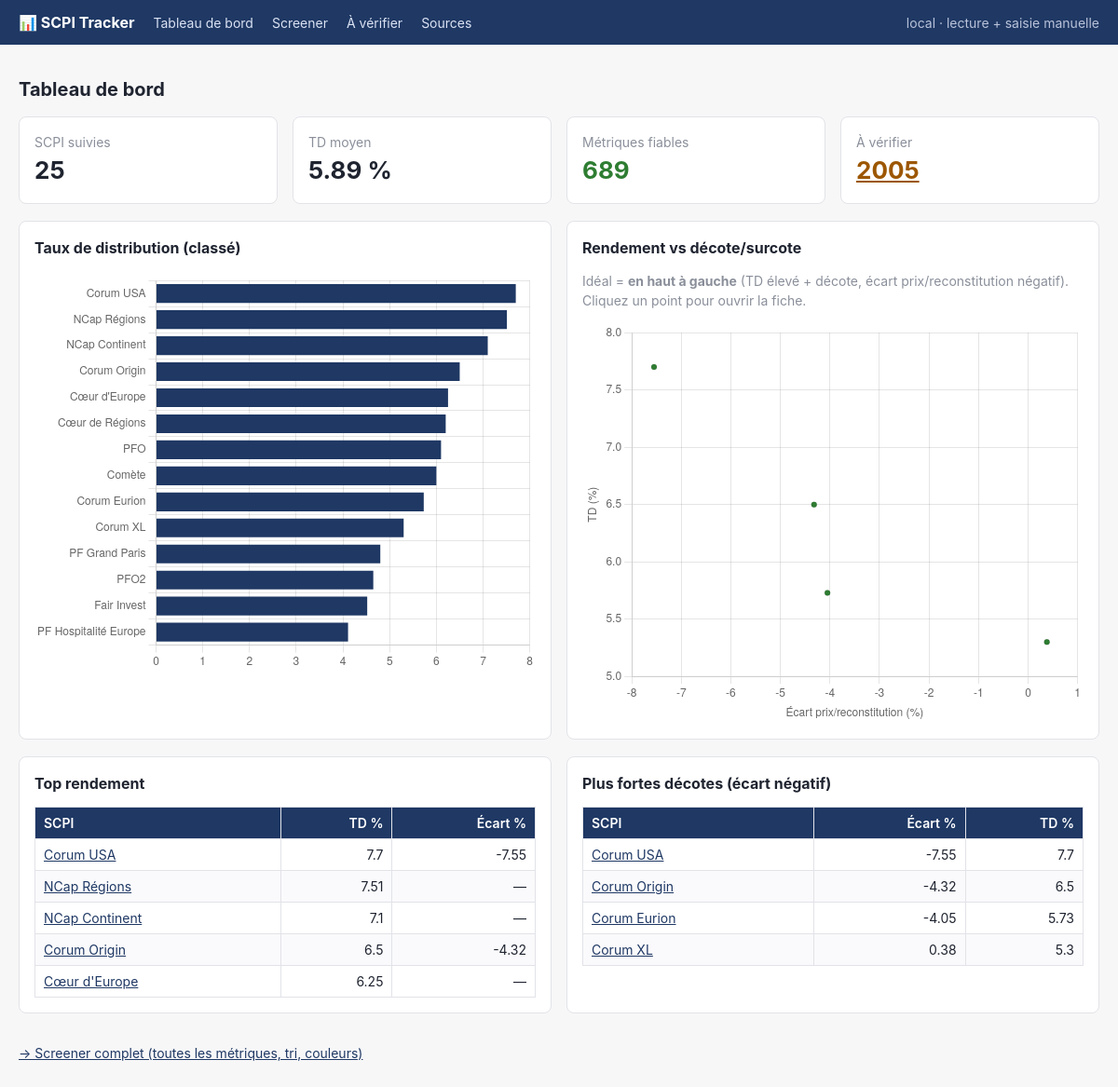
The page / on the database its author committed.
### tables this page shows
CREATE TABLE scpi (
    scpi_id    TEXT PRIMARY KEY,
    nom        TEXT NOT NULL,
    sdg_key    TEXT NOT NULL,
    sdg_nom    TEXT NOT NULL,
    domaine    TEXT
);

CREATE TABLE metrics (
    id           INTEGER PRIMARY KEY AUTOINCREMENT,
    scpi_id      TEXT NOT NULL,
    metric_key   TEXT NOT NULL,
    value_num    REAL,
    value_text   TEXT,
    unit         TEXT,
    period       TEXT,
    source_url   TEXT NOT NULL,
    published_at TEXT,          -- date de la donnée (ISO), pas de la collecte
    collected_at TEXT NOT NULL, -- horodatage de collecte (ISO)
    confidence   TEXT NOT NULL,
    status       TEXT NOT NULL,
    raw          TEXT,
    note         TEXT
);

### scpi/web/app.py (the view)
@app.get("/", response_class=HTMLResponse)
def dashboard(request: Request, store: Store = Depends(get_store)) -> Any:
    rows = dataview.screener_rows(store)
    n_scpi = len(rows)
    tds = [r["ind"]["td"] for r in rows if r["ind"]["td"] is not None]
    n_ok = store.conn.execute("SELECT COUNT(*) c FROM metrics WHERE status='OK'").fetchone()["c"]
    n_av = store.conn.execute(
        "SELECT COUNT(*) c FROM metrics WHERE status='A_VERIFIER'").fetchone()["c"]
    kpis = {
        "n_scpi": n_scpi,
        "td_moyen": round(sum(tds) / len(tds), 2) if tds else None,
        "n_ok": n_ok, "n_av": n_av,
    }
    chart_data = [
        {"nom": r["scpi"]["nom"], "scpi_id": r["scpi"]["scpi_id"],
         "td": r["ind"]["td"], "ecart": r["ind"]["ecart"], "tof": r["ind"]["tof"],
         "capi": r["ind"]["capi"]}
        for r in rows
    ]
    top_td = sorted([r for r in rows if r["ind"]["td"] is not None],
                    key=lambda r: r["ind"]["td"], reverse=True)[:5]
    top_decote = sorted([r for r in rows if r["ind"]["ecart"] is not None],
                        key=lambda r: r["ind"]["ecart"])[:5]
    return _TEMPLATES.TemplateResponse(request, "dashboard.html", {
        "rows": rows, "kpis": kpis, "cols": SCREENER,
        "chart_data": chart_data, "top_td": top_td, "top_decote": top_decote,
    })

### scpi/web/templates/dashboard.html (shortened to what this page needs)
{% extends "base.html" %}
{% block content %}
<h1>Tableau de bord</h1>
<div class="grid" style="grid-template-columns:repeat(auto-fit,minmax(160px,1fr))">
  <div class="card"><div class="muted">SCPI suivies</div><div style="font-size:26px;font-weight:700">{{ kpis.n_scpi }}</div></div>
  <div class="card"><div class="muted">TD moyen</div><div style="font-size:26px;font-weight:700">{{ kpis.td_moyen if kpis.td_moyen is not none else '—' }} %</div></div>
  <div class="card"><div class="muted">Métriques fiables</div><div style="font-size:26px;font-weight:700;color:#2e7d32">{{ kpis.n_ok }}</div></div>
  <div class="card"><div class="muted">À vérifier</div><div style="font-size:26px;font-weight:700;color:#9c5700"><a href="/a-verifier" style="color:inherit">{{ kpis.n_av }}</a></div></div>
</div>
<div class="grid">
  <div class="card">
    <h2>Taux de distribution (classé)</h2>
    <canvas id="bar" height="240"></canvas>
  </div>
  <div class="card">
    <h2>Rendement vs décote/surcote</h2>
    <p class="muted" style="margin-top:0">Idéal = <strong>en haut à gauche</strong> (TD élevé + décote,
    écart prix/reconstitution négatif). Cliquez un point pour ouvrir la fiche.</p>
    <canvas id="scatter" height="240"></canvas>
  </div>
</div>
<div class="grid">
  <div class="card">
    <h2>Top rendement</h2>
    <table><thead><tr><th class="l">SCPI</th><th>TD %</th><th>Écart %</th></tr></thead><tbody>
      {% for r in top_td %}<tr>
        <td class="l"><a href="/scpi/{{ r.scpi.scpi_id }}">{{ r.scpi.nom }}</a></td>
        <td>{{ '%g' % r.ind.td }}</td>
        <td>{{ '%g' % r.ind.ecart if r.ind.ecart is not none else '—' }}</td>
      </tr>{% endfor %}
    </tbody></table>
  </div>
  <div class="card">
    <h2>Plus fortes décotes (écart négatif)</h2>
    <table><thead><tr><th class="l">SCPI</th><th>Écart %</th><th>TD %</th></tr></thead><tbody>
      {% for r in top_decote %}<tr>
        <td class="l"><a href="/scpi/{{ r.scpi.scpi_id }}">{{ r.scpi.nom }}</a></td>
        <td>{{ '%g' % r.ind.ecart }}</td>
        <td>{{ '%g' % r.ind.td if r.ind.td is not none else '—' }}</td>
      </tr>{% endfor %}
    </tbody></table>
  </div>
</div>
<p><a href="/comparatif">→ Screener complet (toutes les métriques, tri, couleurs)</a></p>
{% endblock %}
{% block scripts %}
<script>
const D = JSON.parse(document.getElementById('data').textContent);
const td = D.filter(d => d.td != null).sort((a,b) => b.td - a.td);
new Chart(document.getElementById('bar'), {
  type: 'bar',
  data: { labels: td.map(d=>d.nom),
          datasets:[{ data: td.map(d=>d.td), backgroundColor:'#1F3864' }] },
  options: { indexAxis:'y', plugins:{legend:{display:false}},
             onClick:(e,el)=>{ if(el.length){ location.href='/scpi/'+td[el[0].index].scpi_id; } } }
});
const sc = D.filter(d => d.td != null && d.ecart != null);
new Chart(document.getElementById('scatter'), {
  type: 'scatter',
  data: { datasets:[{ data: sc.map(d=>({x:d.ecart, y:d.td, nom:d.nom, id:d.scpi_id})),
                      backgroundColor:'#2e7d32' }] },
  options: {
    plugins: { legend:{display:false},
      tooltip:{ callbacks:{ label:c=>`${c.raw.nom} : TD ${c.raw.y}%, écart ${c.raw.x}%` } } },
    scales: { x:{ title:{display:true,text:'Écart prix/reconstitution (%)'} },
              y:{ title:{display:true,text:'TD (%)'} } },
    onClick:(e,el)=>{ if(el.length){ location.href='/scpi/'+sc[el[0].index].scpi_id; } }
  }
});
</script>
{% endblock %}

### scpi/web/templates/base.html (style rules this page uses)
:root { --bg:#f7f7f8; --fg:#1f2430; --line:#e2e3e8; --head:#1F3864; --muted:#8a8f9a; }
* { box-sizing: border-box; }
body { margin:0; font:14px/1.5 -apple-system,BlinkMacSystemFont,"Segoe UI",sans-serif; color:var(--fg); background:var(--bg); }
table { border-collapse:collapse; width:100%; background:#fff; }
th, td { border:1px solid var(--line); padding:6px 9px; text-align:right; white-space:nowrap; }
th { background:var(--head); color:#fff; position:sticky; top:0; font-weight:600; }
td.l, th.l { text-align:left; }
tr:nth-child(even) td { background:#fafafc; }
a { color:#1F3864; }
.card { background:#fff; border:1px solid var(--line); border-radius:8px; padding:16px; margin-bottom:18px; }
.muted { color:var(--muted); }
.grid { display:grid; grid-template-columns:repeat(auto-fit,minmax(340px,1fr)); gap:16px; }
h1 { font-size:20px; }
h2 { font-size:16px; margin-top:0; }

### rows shown on the page
scpi: scpi.nom "Corum USA", scpi.nom "Corum USA"
metrics: ind.td "7.7", value_num "7.7"
scpi: scpi.nom "NCap Régions"
metrics: ind.td "7.51"
scpi: scpi.nom "NCap Continent"
metrics: ind.td "7.1"
scpi: scpi.nom "Corum Origin", scpi.nom "Corum Origin"
metrics: ind.td "6.5", value_num "6.5"
scpi: scpi.nom "Cœur d'Europe"
metrics: ind.td "6.25"
scpi: scpi.nom "Corum Eurion"
metrics: value_num "5.73"
scpi: scpi.nom "Corum XL"
metrics: value_num "5.3"

### other values the page prints
{{ kpis.n_scpi }} "25"
{{ kpis.td_moyen if kpis.td_moyen is not none else '—' }} "5.89"
{{ kpis.n_ok }} "689"
{{ kpis.n_av }} "2005"
{{ '%g' % r.ind.ecart if r.ind.ecart is not none else '—' }} "-7.55" "—" "—" "-4.32" "—"
{{ '%g' % r.ind.ecart }} "-7.55" "-4.32" "-4.05" "0.38"
